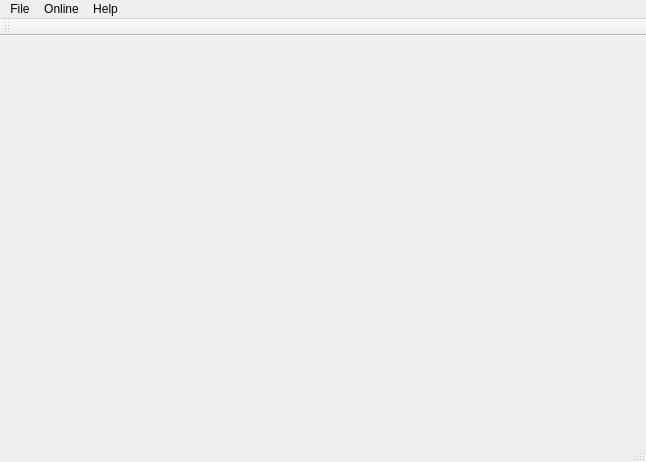
<?xml version="1.0" encoding="UTF-8"?>
<ui version="4.0">
 <class>Topologic</class>
 <widget class="QMainWindow" name="Topologic">
  <property name="geometry">
   <rect>
    <x>0</x>
    <y>0</y>
    <width>646</width>
    <height>462</height>
   </rect>
  </property>
  <property name="windowTitle">
   <string>Topologic</string>
  </property>
  <widget class="QWidget" name="centralWidget">
   <widget class="TopologicOpenGLWidget" name="openGL" native="true">
    <property name="geometry">
     <rect>
      <x>20</x>
      <y>10</y>
      <width>541</width>
      <height>321</height>
     </rect>
    </property>
    <property name="sizePolicy">
     <sizepolicy hsizetype="Maximum" vsizetype="Maximum">
      <horstretch>0</horstretch>
      <verstretch>0</verstretch>
     </sizepolicy>
    </property>
   </widget>
  </widget>
  <widget class="QMenuBar" name="menuBar">
   <property name="geometry">
    <rect>
     <x>0</x>
     <y>0</y>
     <width>646</width>
     <height>22</height>
    </rect>
   </property>
   <widget class="QMenu" name="menuFile">
    <property name="title">
     <string>File</string>
    </property>
    <addaction name="actionOpen"/>
    <addaction name="actionSave"/>
    <addaction name="separator"/>
    <addaction name="actionQuit"/>
   </widget>
   <widget class="QMenu" name="menuHelp">
    <property name="title">
     <string>Help</string>
    </property>
    <addaction name="actionAbout"/>
   </widget>
   <widget class="QMenu" name="menuOnline">
    <property name="title">
     <string>Online</string>
    </property>
    <addaction name="actionView_in_Browser"/>
    <addaction name="separator"/>
    <addaction name="actionWebsite"/>
   </widget>
   <addaction name="menuFile"/>
   <addaction name="menuOnline"/>
   <addaction name="menuHelp"/>
  </widget>
  <widget class="QToolBar" name="mainToolBar">
   <attribute name="toolBarArea">
    <enum>TopToolBarArea</enum>
   </attribute>
   <attribute name="toolBarBreak">
    <bool>false</bool>
   </attribute>
  </widget>
  <widget class="QStatusBar" name="statusBar"/>
  <action name="actionOpen">
   <property name="text">
    <string>Open</string>
   </property>
  </action>
  <action name="actionSave">
   <property name="text">
    <string>Save</string>
   </property>
  </action>
  <action name="actionQuit">
   <property name="text">
    <string>Quit</string>
   </property>
  </action>
  <action name="actionAbout">
   <property name="text">
    <string>About</string>
   </property>
  </action>
  <action name="actionView_in_Browser">
   <property name="text">
    <string>View in Browser</string>
   </property>
  </action>
  <action name="actionWebsite">
   <property name="text">
    <string>Website</string>
   </property>
  </action>
 </widget>
 <layoutdefault spacing="6" margin="11"/>
 <customwidgets>
  <customwidget>
   <class>TopologicOpenGLWidget</class>
   <extends>QWidget</extends>
   <header>topologicopenglwidget.h</header>
   <container>1</container>
  </customwidget>
 </customwidgets>
 <resources/>
 <connections/>
</ui>
